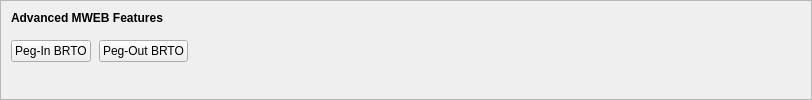
    <widget class="QFrame" name="frameMWEBFeatures">
     <property name="sizePolicy">
      <sizepolicy hsizetype="Expanding" vsizetype="Expanding">
       <horstretch>0</horstretch>
       <verstretch>0</verstretch>
      </sizepolicy>
     </property>
     <property name="maximumSize">
      <size>
       <width>16777215</width>
       <height>16777215</height>
      </size>
     </property>
     <property name="frameShape">
      <enum>QFrame::StyledPanel</enum>
     </property>
     <property name="frameShadow">
      <enum>QFrame::Sunken</enum>
     </property>
     <layout class="QVBoxLayout" name="verticalLayoutMWEBFeatures2">
      <property name="spacing">
       <number>0</number>
      </property>
      <property name="leftMargin">
       <number>0</number>
      </property>
      <property name="topMargin">
       <number>0</number>
      </property>
      <property name="rightMargin">
       <number>0</number>
      </property>
      <property name="bottomMargin">
       <number>6</number>
      </property>
      <item>
       <layout class="QVBoxLayout" name="verticalLayoutMWEBFeatures" stretch="0,0,1">
        <property name="spacing">
         <number>0</number>
        </property>
        <property name="leftMargin">
         <number>10</number>
        </property>
        <property name="topMargin">
         <number>10</number>
        </property>
        <item>
         <layout class="QHBoxLayout" name="horizontalLayoutMWEBFeatures1">
          <property name="bottomMargin">
           <number>15</number>
          </property>
          <item>
           <widget class="QLabel" name="labelMWEBFeatures">
            <property name="sizePolicy">
             <sizepolicy hsizetype="Preferred" vsizetype="Maximum">
              <horstretch>0</horstretch>
              <verstretch>0</verstretch>
             </sizepolicy>
            </property>
            <property name="font">
             <font>
              <weight>75</weight>
              <bold>true</bold>
             </font>
            </property>
            <property name="styleSheet">
             <string notr="true">font-weight:bold;</string>
            </property>
            <property name="text">
             <string>Advanced MWEB Features</string>
            </property>
           </widget>
          </item>
         </layout>
        </item>
        <item>
         <layout class="QHBoxLayout" name="horizontalLayoutMWEBFeatures2" stretch="0,0,0">
          <property name="spacing">
           <number>8</number>
          </property>
          <property name="bottomMargin">
           <number>10</number>
          </property>
          <item>
           <widget class="QPushButton" name="pushButtonMWEBPegIn">
            <property name="styleSheet">
             <string notr="true"/>
            </property>
            <property name="text">
             <string>Peg-In BRTO</string>
            </property>
            <property name="checkable">
             <bool>true</bool>
            </property>
            <property name="autoDefault">
             <bool>false</bool>
            </property>
           </widget>
          </item>
          <item>
           <widget class="QPushButton" name="pushButtonMWEBPegOut">
            <property name="styleSheet">
             <string notr="true"/>
            </property>
            <property name="text">
             <string>Peg-Out BRTO</string>
            </property>
            <property name="checkable">
             <bool>true</bool>
            </property>
            <property name="autoDefault">
             <bool>false</bool>
            </property>
           </widget>
          </item>
          <item>
           <spacer name="horizontalSpacerMWEBFeatures">
            <property name="orientation">
             <enum>Qt::Horizontal</enum>
            </property>
            <property name="sizeHint" stdset="0">
             <size>
              <width>40</width>
              <height>1</height>
             </size>
            </property>
           </spacer>
          </item>
         </layout>
        </item>
        <item>
         <spacer name="verticalSpacerMWEBFeatures">
          <property name="orientation">
           <enum>Qt::Vertical</enum>
          </property>
          <property name="sizeHint" stdset="0">
           <size>
            <width>800</width>
            <height>1</height>
           </size>
          </property>
         </spacer>
        </item>
       </layout>
      </item>
     </layout>
    </widget>
